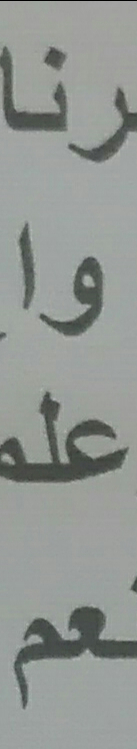
#> input picture temp/temp_picture.jpg, 137 x 749 px
$ python -i pre_processing.py   (imports and definitions only)
#> lines starting #> are read from the running program, lines starting #| are printed output that depends on the picture; after the words box and inside, x2 and y2 are one past the last pixel; in counts of white or black regions, pixels touching at a corner belong together
#> in pre_processing, image is the input picture: shape (749, 137, 3); mean B, G, R 146.8, 150.6, 146.1
'''
pre-processing stage
'''

import cv2
import numpy as np
from scipy import ndimage

def rotate_image(image):
    gray = cv2.cvtColor(image, cv2.COLOR_BGR2GRAY)
    gray = cv2.bitwise_not(gray)
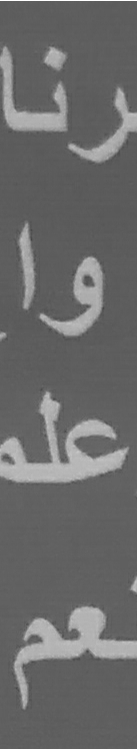
#> gray: shape (749, 137); min 69, max 255, mean 106.1

    # threshold the image, setting all foreground pixels to
    # 255 and all background pixels to 0
    thresh = cv2.threshold(gray, 0, 255,
        cv2.THRESH_BINARY | cv2.THRESH_OTSU)[1]
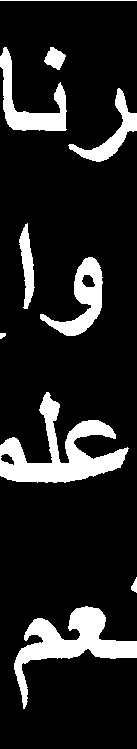
#> thresh: shape (749, 137); 14.1% white; 10 white regions, largest, box (x1, y1, x2, y2) and area: (0, 392, 129, 483) 4440, (14, 606, 137, 709) 3814, (0, 47, 67, 131) 1904


    # grab the (x, y) coordinates of all pixel values that
    # are greater than zero, then use these coordinates to
    # compute a rotated bounding box that contains all
    # coordinates
    coords = np.column_stack(np.where(thresh > 0))
#> coords = 14478 pairs, first value 0 to 708, second value 0 to 136
    angle = cv2.minAreaRect(coords)[-1]
#> angle = -90

    # the `cv2.minAreaRect` function returns values in the
    # range [-90, 0); as the rectangle rotates clockwise the
    # returned angle trends to 0 -- in this special case we
    # need to add 90 degrees to the angle
    if angle < -45:
        angle = -(90 + angle)
#> angle = 0

    # otherwise, just take the inverse of the angle to make
    # it positive
    else:
        angle = -angle
    # rotate the image to deskew it
    (h, w) = image.shape[:2]
#> h = 749; w = 137
    center = (w // 2, h // 2)
#> center = (68, 374)
    M = cv2.getRotationMatrix2D(center, angle, 1.0)
#> M = [[1, 0, 0], [0, 1, 0]]
    rotated = cv2.warpAffine(image, M, (w, h),
        flags=cv2.INTER_CUBIC, borderMode=cv2.BORDER_REPLICATE)
    return rotated

def remove_borders(cleaned_image,cleaned_image_inv):
	edges = cv2.Canny(cleaned_image_inv,50,150,apertureSize = 3)
	minLineLength = 100
	maxLineGap = 10
	lines = cv2.HoughLinesP(edges,1,np.pi/180,10,minLineLength,maxLineGap)
	if lines is None:
		return cleaned_image
	for line in lines:
		x1,y1,x2,y2 =line[0]
		cv2.line(cleaned_image,(x1,y1),(x2,y2),(0,0,0),2)
		cv2.line(cleaned_image_inv,(x1,y1),(x2,y2),(255,255,255),2)

	return  cleaned_image

def remove_watermark(img):
	alpha = 2.0
	beta = -160

	new = alpha * img + beta
	new = np.clip(new, 0, 255).astype(np.uint8)
	return new


def pre_processing(image_path):
    image = cv2.imread(image_path)

    #image = remove_watermark(image)

    rotated = rotate_image(image)

    gray = cv2.cvtColor(image, cv2.COLOR_BGR2GRAY)

    image_without_noise=cv2.fastNlMeansDenoising(gray,6,6,7,21)

    # threshold the image, setting all foreground pixels to
    # 255 and all background pixels to 0
    # link of threshold : https://docs.opencv.org/3.4/d7/d4d/tutorial_py_thresholding.html


    #ret2,img_clean = cv2.threshold(image_without_noise,0,255,cv2.THRESH_BINARY_INV+cv2.THRESH_OTSU)
    img_clean = cv2.adaptiveThreshold(image_without_noise,255,cv2.ADAPTIVE_THRESH_GAUSSIAN_C,cv2.THRESH_BINARY_INV,9,2)
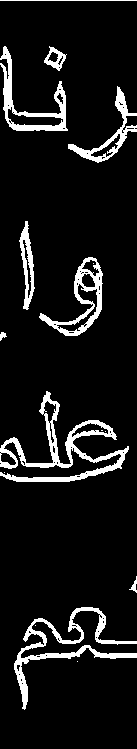
#> img_clean: shape (749, 137); 8.8% white; 16 white regions (6 under 20 px), largest, box (x1, y1, x2, y2) and area: (0, 391, 129, 482) 2541, (14, 607, 137, 710) 1961, (0, 46, 68, 131) 1328
    #img_clean_inv = cv2.adaptiveThreshold(image_without_noise,255,cv2.ADAPTIVE_THRESH_GAUSSIAN_C,cv2.THRESH_BINARY,9,2)

    #img_clean=remove_borders(img_clean,img_clean_inv)
    '''img_clean=np.zeros(gray.shape)
    for i in np.arange(img_clean.shape[0]):
        for j in np.arange(img_clean.shape[1]):
            if gray.item(i,j)<230:
               img_clean[i,j]=255
    img_clean=np.uint8(img_clean)'''

    #img_temp=cv2.resize(img_clean,(img_clean.shape[1]+int((img_clean.shape[1]*200)/100),img_clean.shape[0]+int((img_clean.shape[0]*200)/100)))
    cv2.imwrite('result_image/Result_image_clean.jpg',img_clean)
    return img_clean

>>> result = pre_processing('temp/temp_picture.jpg')
